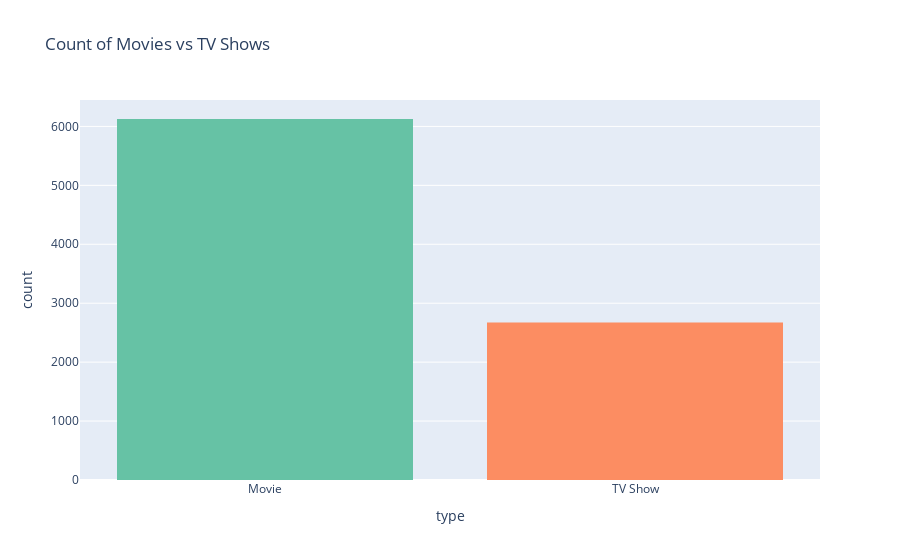

Notebook source saved alongside this figure:
### Code cell
# sns.countplot(data=df, x='type', palette='Set2')
# plt.title("Count of Movies vs TV Shows")
# plt.show()

fig = px.histogram(df, x='type', color='type', 
                   color_discrete_sequence=px.colors.qualitative.Set2, 
                   title="Count of Movies vs TV Shows")
fig.update_layout(showlegend=False)
fig.show()

### Figure 1 — Plotly figure (JSON) as saved in the notebook; plotly's stock layout.template omitted (floating-point values rounded to 4 significant figures; data arrays with more than 128 entries replaced by an {"elided": "..."} marker saying what was removed)
{"data": [{"bingroup": "x", "hovertemplate": "type=%{x}<br>count=%{y}<extra></extra>", "legendgroup": "Movie", "marker": {"color": "rgb(102,194,165)", "pattern": {"shape": ""}}, "name": "Movie", "orientation": "v", "showlegend": true, "type": "histogram", "x": {"elided": "6126 str values"}, "xaxis": "x", "yaxis": "y"}, {"bingroup": "x", "hovertemplate": "type=%{x}<br>count=%{y}<extra></extra>", "legendgroup": "TV Show", "marker": {"color": "rgb(252,141,98)", "pattern": {"shape": ""}}, "name": "TV Show", "orientation": "v", "showlegend": true, "type": "histogram", "x": {"elided": "2674 str values"}, "xaxis": "x", "yaxis": "y"}], "layout": {"barmode": "relative", "legend": {"title": {"text": "type"}, "tracegroupgap": 0}, "showlegend": false, "title": {"text": "Count of Movies vs TV Shows"}, "xaxis": {"anchor": "y", "categoryarray": ["Movie", "TV Show"], "categoryorder": "array", "domain": [0, 1], "title": {"text": "type"}}, "yaxis": {"anchor": "x", "domain": [0, 1], "title": {"text": "count"}}}}
